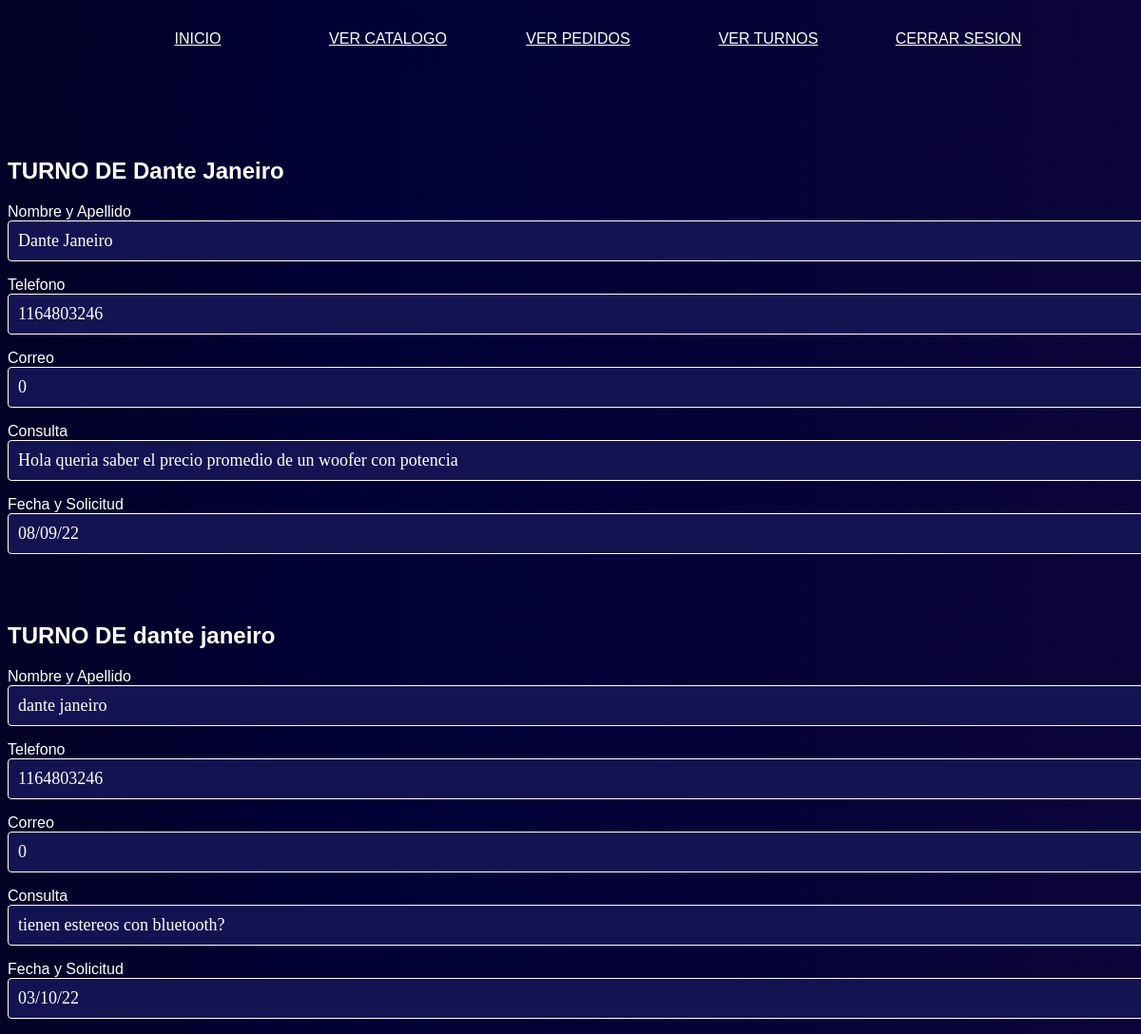
/verConsultas.php (signed in), run on the app's committed database.
### tables this page shows
CREATE TABLE `consultas` (
  `Nombre` varchar(200) NOT NULL,
  `Telefono` varchar(15) NOT NULL,
  `Correo` int(200) NOT NULL,
  `Consulta` text NOT NULL,
  `Fecha_Solicitud` varchar(15) DEFAULT NULL
);

### verConsultas.php (the view, shortened to what this page needs)
<!DOCTYPE html>
<html lang="en">
<head>
    <link rel="stylesheet" href="css/consul.css">
</head>
<body>
    <header>
		<nav class="barranav">
			<div class="contenedorbtnnav">
				<a href="index.php">INICIO</a>
				<a href="catalogo.php">VER CATALOGO</a>
				<?php
					if ( isset( $_SESSION['user_id'] )) {
					echo "<a href='verPedidos.php'>VER PEDIDOS</a>";
					}
					else
					echo "<a href='login.php'>PEDIDOS</a>";
					?>
				<?php
					if ( isset( $_SESSION['user_id'] )) {
					echo "<a href='verTurnos.php'>VER TURNOS</a>";
					}
					else
					echo "<a href='login.php'>TURNOS</a>";
					?>
				<?php
					if ( isset( $_SESSION['user_id'] )) {
					echo "<a href='logout.php'>CERRAR SESION</a>";
					}
					else
					echo "<a href='login.php'>INICIAR SESION</a>";
					?>
			</div>
		</nav>
	</header>
<?php
	include("conexion.php");
        $query = "SELECT nombre, telefono, correo, consulta, fecha_solicitud FROM consultas";
        $resultado = $conexion->query($query);
        while ($row = $resultado -> fetch_assoc()) {
            ?>
            <form class="articulo" class="post" method="post">
				<br><br/>
                <h2 color="white" >TURNO DE <?php echo $row['nombre'] ?></h2>
				<label for="nombres">Nombre y Apellido</label>
				<input class="controls" type="text" name="nombres" id="nombres" placeholder="Nombre y Apellido" value= "<?php echo $row['nombre'] ?>">
				<label for="Telefono">Telefono</label>
        		<input class="controls" type="phone" name="Telefono" id="Telefono" placeholder="Telefono" value= "<?php echo $row['telefono'] ?>">
				<label for="correo">Correo</label>
        		<input class="controls" type="email" name="correo" id="correo" placeholder="Correo" value= "<?php echo $row['correo'] ?>">
				<label for="consulta">Consulta</label>
        		<input class="controls" type="text" name="consulta" id="consulta" placeholder="consulta" value= "<?php echo $row['consulta'] ?>">
				<label for="fecha_solicitud">Fecha y Solicitud</label>
				<input class="controls" type="datetime" name="fecha_solicitud" id="fecha_solicitud" placeholder="fecha y solicitud" value= "<?php echo $row['fecha_solicitud'] ?>">
            </form>
            <?php
         }
         ?>
    <body>
</body>
</html>

### css/consul.css (style rules this page uses)
body { font-family: arial, helvetica; width: 100%; background: rgb(2,0,36); background: linear-gradient(90deg, rgba(2,0,36,1) 0%, rgba(0,0,55,1) 33%, rgba(11,4,56,1) 100%); background-position: center; background-size: cover; height: 100vh; }
.controls { width: 100%; background: rgb(19, 19, 81); padding: 10px; border-radius: 4px; margin-bottom: 16px; border: 1px solid white; font-family: 'calibri'; font-size: 18px; color: white; }
.barranav { position: sticky; height: 100%; width: 100%; background: rgb(2,0,36); background: linear-gradient(90deg, rgba(2,0,36,1) 0%, rgba(0,0,55,1) 33%, rgba(11,4,56,1) 100%); }
.contenedorbtnnav { max-width: 1000px; width: 90%; margin: auto; margin-bottom: 3%; display: flex; justify-content: space-between; }
.contenedorbtnnav a { color: #fff; display: inline-block; padding: 3vh; width: 100%; text-align: center; color: #fff; transition: .3s ease-out all; }

### verConsultas.php (style rules this page uses)
h2 { color: white; }
label { color: white; }

### data on the page
consultas: Nombre "Dante Janeiro", nombres "Dante Janeiro", Telefono "1164803246", correo "0", consulta "Hola queria saber el precio promedio de un woofer con potencia", fecha_solicitud "08/09/22"
consultas: Nombre "dante janeiro", nombres "dante janeiro", Telefono "1164803246", correo "0", consulta "tienen estereos con bluetooth?", fecha_solicitud "03/10/22"
